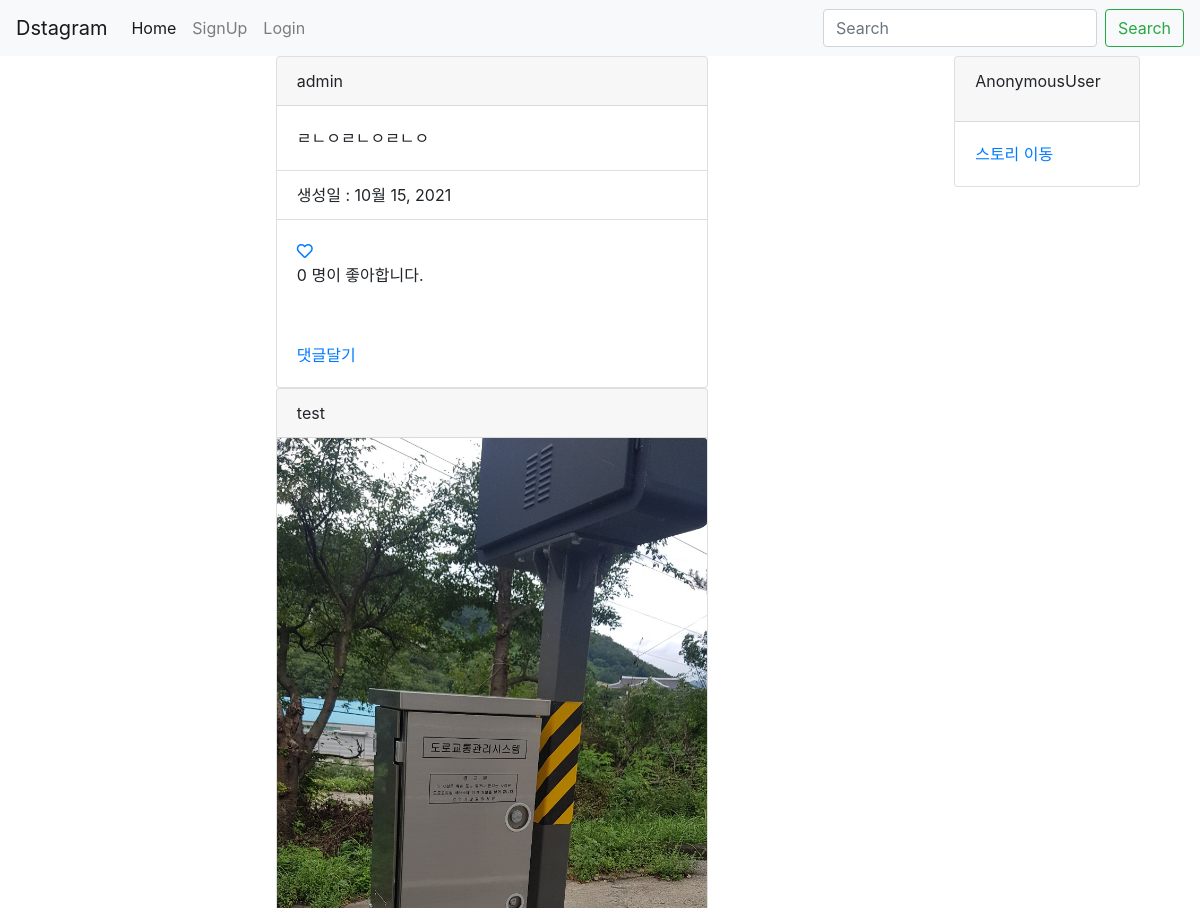
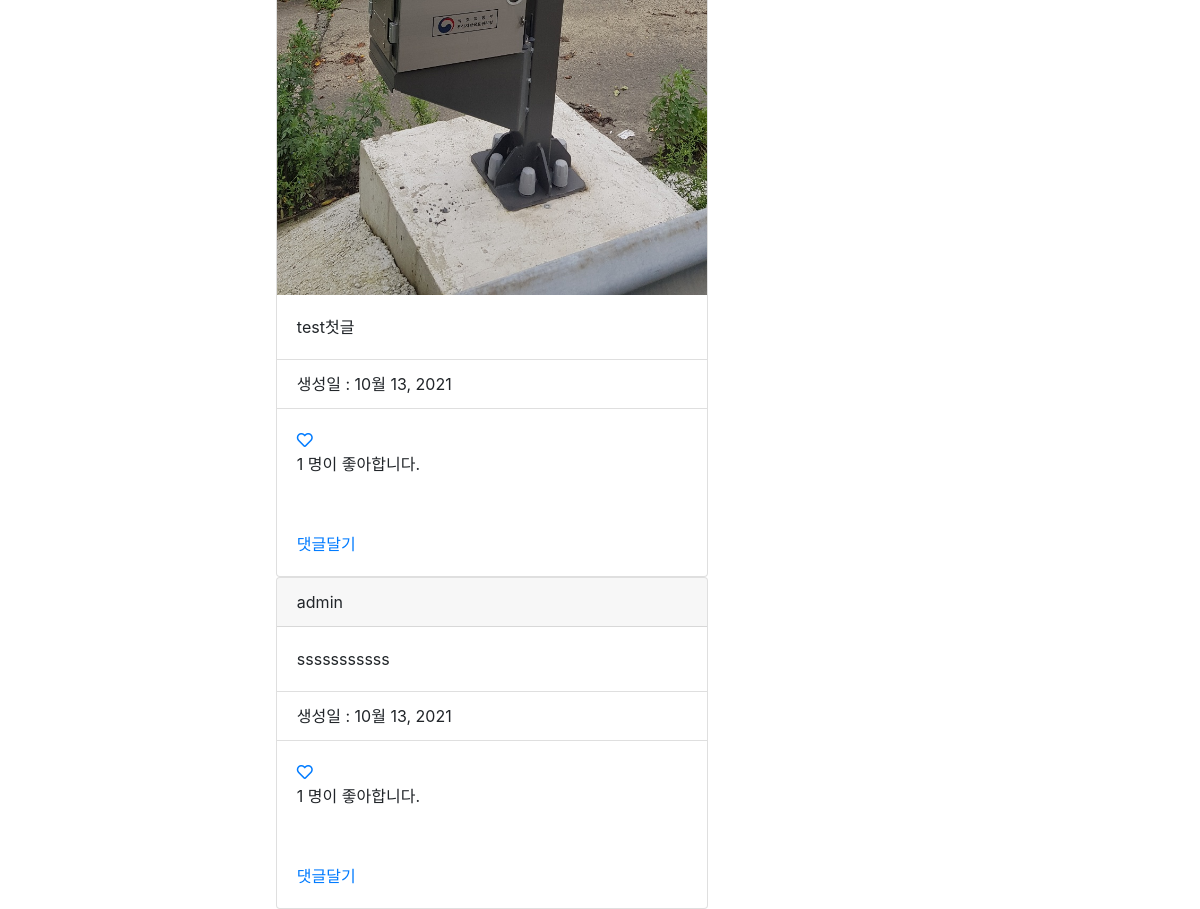
Before: / with the older database file (2 pictures, top to bottom).
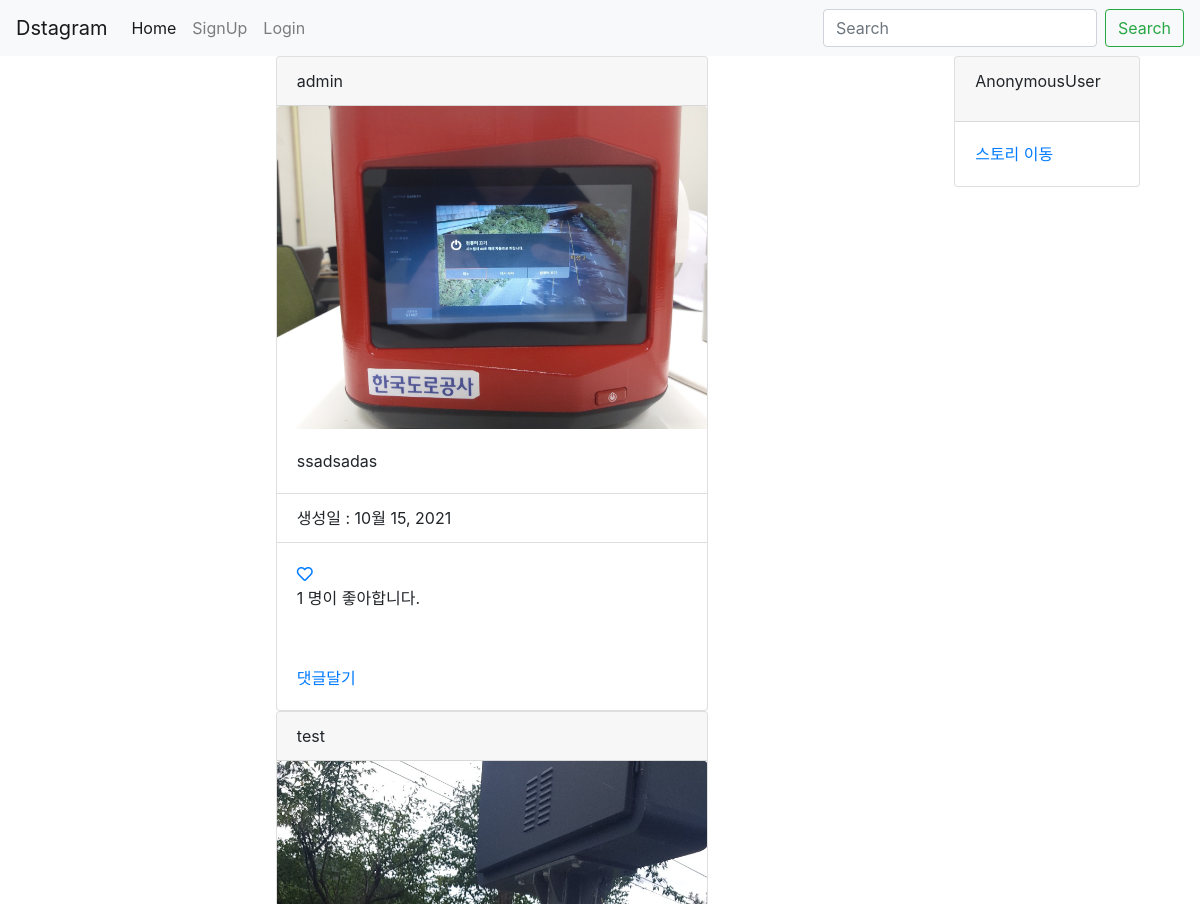
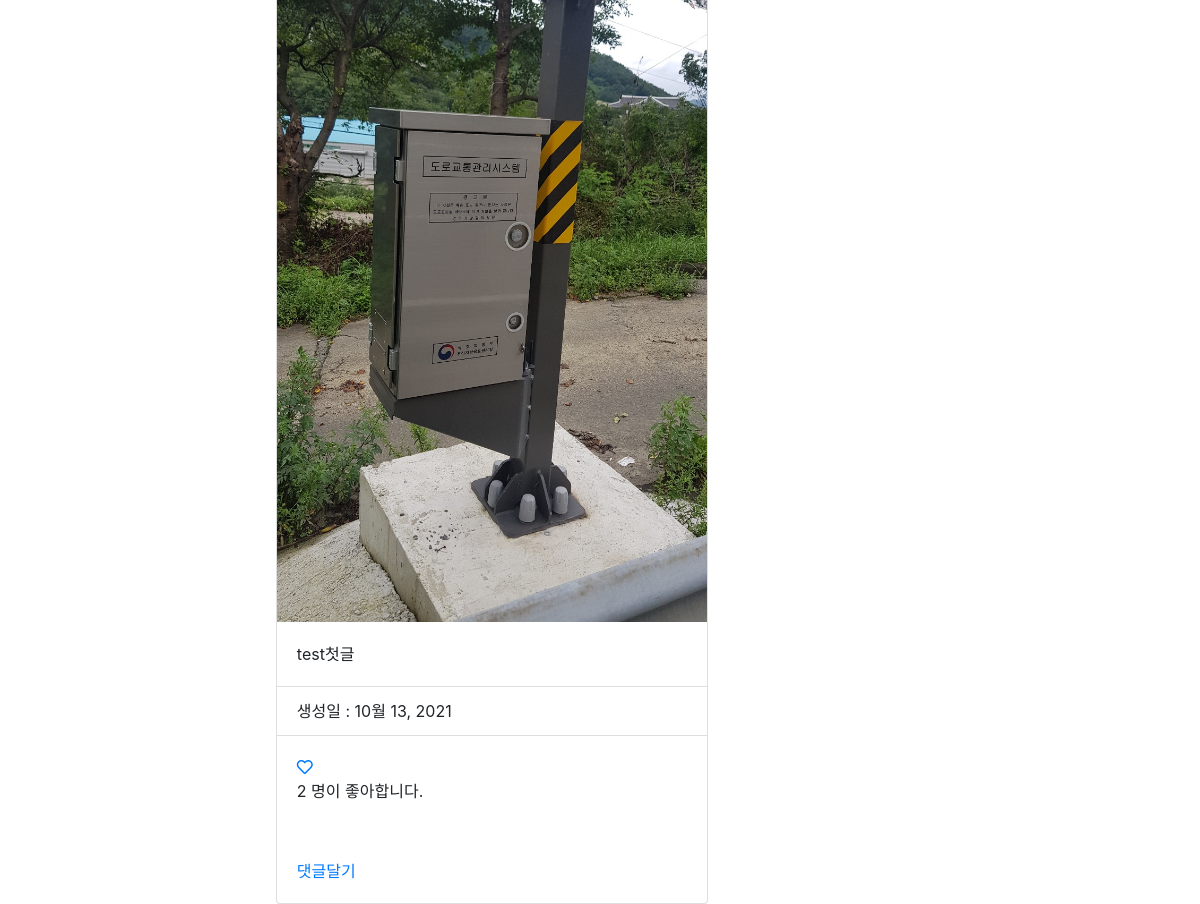
After: the same page with the newer database file (2 pictures, top to bottom).
### photo/models.py (models this page shows, shortened)
class Photo(models.Model):
    author = models.ForeignKey(
        User, on_delete=models.CASCADE, related_name='user')
    text = models.TextField(blank=True)
    image = models.ImageField(upload_to='timeline_photo/%Y/%m/%d')
    created = models.DateField(auto_now_add=True)
    updated = models.DateField(auto_now=True)
    like = models.ManyToManyField(User, related_name='like_photo', blank=True)
    class Meta:
        db_table = "게시글"
        verbose_name = "게시글"
        verbose_name_plural = "게시글"
        ordering = ['-created']

### photo/views.py (the view)
# urls.py: path('', PhotoList.as_view(), name="index"),
class PhotoList(ListView):
    model = Photo
    template_name_suffix = '_list'

### photo/templates/photo/photo_list.html (shortened to what this page needs)
{% extends 'base.html' %}
{% block content %}
<div class="container">
  <div class="row">
    <div class="col"></div>
    <div class="col-5">
      {% for object in object_list %}
      <div class="card">
        <div class="card-header">
          {{object.author}}
        </div>
        <img src="{{ object.image.url }}" alt="" class="card-img-top">
        <div class="card-body">
          <p class="card-text">{{ object.text }}</p>
        </div>
        <ul class="list-group list-group-flush">
          <li class="list-group-item">생성일 : {{object.created}}</li>
        </ul>
        <div class="card-body">
          {% if user in object.like.all %}
          <a href="{% url 'photo:like' object.id %}"><i class="far fa-heart" style="color: crimson;"></i></a>
          {% else %}
          <a href="{% url 'photo:like' object.id %}"><i class="far fa-heart"></i></a>
          {% endif %}
          <p>{{ object.like.count }} 명이 좋아합니다.</p>
        </div>
        <div class="card-body">
          <a href="{% url 'photo:detail' object.id %}">댓글달기</a>
        </div>
      </div>
      {% endfor %}
    </div>
    <div class="col"></div>
    <div class="col">
      <div class="card">
        <div class="card-header">
          <p>{{user}}</p>
        </div>
        <div class="card-body">
          <a href="{% url 'photo:my_list' %}">스토리 이동</a>
        </div>
      </div>
    </div>
  </div>
</div>
{% endblock %}

### templates/base.html (shortened to what this page needs)
<!DOCTYPE html>
<html lang="en">
<head>
  <link rel="stylesheet" href="https://stackpath.bootstrapcdn.com/bootstrap/4.3.1/css/bootstrap.min.css">
  <link rel="stylesheet" href="https://pro.fontawesome.com/releases/v5.10.0/css/all.css"/>
</head>
<body>
  <nav class="navbar navbar-expand-lg navbar-light bg-light">
    <a class="navbar-brand" href="/">Dstagram</a>
    <div class="collapse navbar-collapse" id="navbarSupportedContent">
      <ul class="navbar-nav mr-auto">
        <li class="nav-item active">
          <a class="nav-link" href="{% url 'photo:index' %}">Home <span class="sr-only">(current)</span></a>
        </li>
        {% if user.is_authenticated %}
        <li class="nav-item">
          <a class="nav-link" href="{% url 'photo:create' %}">사진 올리기<span class="sr-only">(current)</span></a>
        </li>
        <li class="nav-item">
          <a class="nav-link" href="{% url 'photo:like_list' %}">좋아요한 사진 보기<span class="sr-only">(current)</span></a>
        </li>
        <li class="nav-item">
          <a class="nav-link" href="{% url 'accounts:logout' %}">Logout<span class="sr-only">(current)</span></a>
        </li>
        {% else %}
        <li class="nav-item">
          <a class="nav-link" href="{% url 'accounts:signup' %}">SignUp<span class="sr-only">(current)</span></a>
        </li>
        <li class="nav-item">
          <a class="nav-link" href="{% url 'accounts:login' %}">Login<span class="sr-only">(current)</span></a>
        </li>
        {% endif %}
      </ul>
      <form class="form-inline my-2 my-lg-0">
        <input class="form-control mr-sm-2" type="search" placeholder="Search" aria-label="Search">
        <button class="btn btn-outline-success my-2 my-sm-0" type="submit">Search</button>
      </form>
    </div>
  </nav>
  <div class="container">
  {% block content %}
  {% endblock %}
</body>
</html>

Changed rows visible on the page:
removed Photo: author "admin", text "ㄹㄴㅇㄹㄴㅇㄹㄴㅇ", created "10월 15, 2021", like.count "0"
removed Photo: author "admin", text "sssssssssss", created "10월 13, 2021", like.count "1"
added Photo: author "admin", image (picture), text "ssadsadas", created "10월 15, 2021", like.count "1"
computed for Photo "test첫글": like.count "1" → "2"
